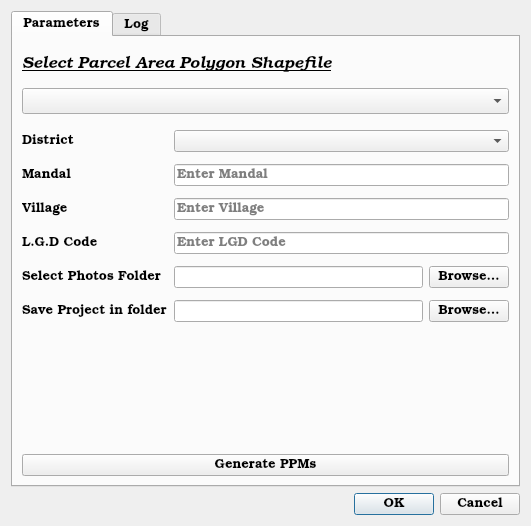
<?xml version="1.0" encoding="UTF-8"?>
<ui version="4.0">
 <class>SvamitvaPropertyCardGeneratorDialogBase</class>
 <widget class="QDialog" name="SvamitvaPropertyCardGeneratorDialogBase">
  <property name="geometry">
   <rect>
    <x>0</x>
    <y>0</y>
    <width>531</width>
    <height>526</height>
   </rect>
  </property>
  <property name="sizePolicy">
   <sizepolicy hsizetype="Expanding" vsizetype="Minimum">
    <horstretch>0</horstretch>
    <verstretch>0</verstretch>
   </sizepolicy>
  </property>
  <property name="font">
   <font>
    <family>Bookman Old Style</family>
    <pointsize>10</pointsize>
   </font>
  </property>
  <property name="windowTitle">
   <string>SVAMITVA_Property_Card_Generator</string>
  </property>
  <property name="autoFillBackground">
   <bool>true</bool>
  </property>
  <layout class="QVBoxLayout" name="verticalLayout_3">
   <item>
    <widget class="QTabWidget" name="tabWidget">
     <property name="currentIndex">
      <number>0</number>
     </property>
     <widget class="QWidget" name="Parameters">
      <property name="sizePolicy">
       <sizepolicy hsizetype="Expanding" vsizetype="Expanding">
        <horstretch>0</horstretch>
        <verstretch>0</verstretch>
       </sizepolicy>
      </property>
      <attribute name="title">
       <string>Parameters</string>
      </attribute>
      <layout class="QVBoxLayout" name="verticalLayout_4">
       <item>
        <layout class="QVBoxLayout" name="verticalLayout">
         <item>
          <widget class="QLabel" name="SelectParcelAreaPolygonShapefile">
           <property name="sizePolicy">
            <sizepolicy hsizetype="Minimum" vsizetype="Fixed">
             <horstretch>0</horstretch>
             <verstretch>0</verstretch>
            </sizepolicy>
           </property>
           <property name="font">
            <font>
             <family>Bookman Old Style</family>
             <pointsize>12</pointsize>
             <italic>true</italic>
             <underline>true</underline>
            </font>
           </property>
           <property name="autoFillBackground">
            <bool>false</bool>
           </property>
           <property name="frameShadow">
            <enum>QFrame::Plain</enum>
           </property>
           <property name="lineWidth">
            <number>1</number>
           </property>
           <property name="text">
            <string>Select Parcel Area Polygon Shapefile</string>
           </property>
           <property name="textFormat">
            <enum>Qt::PlainText</enum>
           </property>
           <property name="scaledContents">
            <bool>false</bool>
           </property>
           <property name="alignment">
            <set>Qt::AlignLeading|Qt::AlignLeft|Qt::AlignVCenter</set>
           </property>
           <property name="wordWrap">
            <bool>true</bool>
           </property>
          </widget>
         </item>
         <item>
          <widget class="QComboBox" name="parcelLayerComboBox">
           <property name="sizePolicy">
            <sizepolicy hsizetype="MinimumExpanding" vsizetype="Fixed">
             <horstretch>0</horstretch>
             <verstretch>0</verstretch>
            </sizepolicy>
           </property>
           <property name="font">
            <font>
             <family>Bookman Old Style</family>
             <pointsize>13</pointsize>
            </font>
           </property>
          </widget>
         </item>
         <item>
          <layout class="QGridLayout" name="gridLayout">
           <property name="verticalSpacing">
            <number>12</number>
           </property>
           <item row="1" column="0">
            <widget class="QLabel" name="District">
             <property name="text">
              <string>District</string>
             </property>
            </widget>
           </item>
           <item row="0" column="2">
            <spacer name="verticalSpacer">
             <property name="orientation">
              <enum>Qt::Vertical</enum>
             </property>
             <property name="sizeType">
              <enum>QSizePolicy::Fixed</enum>
             </property>
             <property name="sizeHint" stdset="0">
              <size>
               <width>10</width>
               <height>10</height>
              </size>
             </property>
            </spacer>
           </item>
           <item row="6" column="3">
            <widget class="QPushButton" name="browseButton">
             <property name="text">
              <string>Browse…</string>
             </property>
            </widget>
           </item>
           <item row="3" column="0">
            <widget class="QLabel" name="Village">
             <property name="text">
              <string>Village</string>
             </property>
            </widget>
           </item>
           <item row="6" column="0">
            <widget class="QLabel" name="PathToSave">
             <property name="text">
              <string>Save Project in folder</string>
             </property>
            </widget>
           </item>
           <item row="6" column="2">
            <widget class="QLineEdit" name="outputFolderLineEdit">
             <property name="readOnly">
              <bool>true</bool>
             </property>
             <property name="placeholderText">
              <string/>
             </property>
            </widget>
           </item>
           <item row="2" column="0">
            <widget class="QLabel" name="Mandal">
             <property name="text">
              <string>Mandal</string>
             </property>
            </widget>
           </item>
           <item row="4" column="0">
            <widget class="QLabel" name="LGDCode">
             <property name="text">
              <string>L.G.D Code</string>
             </property>
            </widget>
           </item>
           <item row="1" column="2" colspan="2">
            <widget class="QComboBox" name="districtComboBox">
             <property name="sizePolicy">
              <sizepolicy hsizetype="Expanding" vsizetype="Fixed">
               <horstretch>0</horstretch>
               <verstretch>0</verstretch>
              </sizepolicy>
             </property>
             <property name="contextMenuPolicy">
              <enum>Qt::DefaultContextMenu</enum>
             </property>
             <property name="acceptDrops">
              <bool>false</bool>
             </property>
             <property name="currentText">
              <string/>
             </property>
             <property name="currentIndex">
              <number>-1</number>
             </property>
             <property name="maxVisibleItems">
              <number>5</number>
             </property>
             <property name="maxCount">
              <number>26</number>
             </property>
             <property name="placeholderText">
              <string>Select District</string>
             </property>
             <property name="frame">
              <bool>true</bool>
             </property>
             <property name="modelColumn">
              <number>0</number>
             </property>
             <item>
              <property name="text">
               <string>Alluri Sitarama Raju</string>
              </property>
             </item>
             <item>
              <property name="text">
               <string>Anakapalli</string>
              </property>
             </item>
             <item>
              <property name="text">
               <string>Ananthapuramu</string>
              </property>
             </item>
             <item>
              <property name="text">
               <string>Annamayya</string>
              </property>
             </item>
             <item>
              <property name="text">
               <string>Bapatla</string>
              </property>
             </item>
             <item>
              <property name="text">
               <string>Chittoor</string>
              </property>
             </item>
             <item>
              <property name="text">
               <string>Dr. B.R. Ambedkar Konaseema</string>
              </property>
             </item>
             <item>
              <property name="text">
               <string>East Godavari</string>
              </property>
             </item>
             <item>
              <property name="text">
               <string>Eluru</string>
              </property>
             </item>
             <item>
              <property name="text">
               <string>Guntur</string>
              </property>
             </item>
             <item>
              <property name="text">
               <string>Kakinada</string>
              </property>
             </item>
             <item>
              <property name="text">
               <string>Krishna</string>
              </property>
             </item>
             <item>
              <property name="text">
               <string>Kurnool</string>
              </property>
             </item>
             <item>
              <property name="text">
               <string>Nandyal</string>
              </property>
             </item>
             <item>
              <property name="text">
               <string>NTR</string>
              </property>
             </item>
             <item>
              <property name="text">
               <string>Palnadu</string>
              </property>
             </item>
             <item>
              <property name="text">
               <string>Parvathipuram Manyam</string>
              </property>
             </item>
             <item>
              <property name="text">
               <string>Prakasam</string>
              </property>
             </item>
             <item>
              <property name="text">
               <string>Sri Potti Sriramulu Nellore</string>
              </property>
             </item>
             <item>
              <property name="text">
               <string>Sri Satya Sai</string>
              </property>
             </item>
             <item>
              <property name="text">
               <string>Srikakulam</string>
              </property>
             </item>
             <item>
              <property name="text">
               <string>Tirupati</string>
              </property>
             </item>
             <item>
              <property name="text">
               <string>Visakhapatnam</string>
              </property>
             </item>
             <item>
              <property name="text">
               <string>Vizianagaram</string>
              </property>
             </item>
             <item>
              <property name="text">
               <string>West Godavari</string>
              </property>
             </item>
             <item>
              <property name="text">
               <string>YSR Kadapa</string>
              </property>
             </item>
            </widget>
           </item>
           <item row="2" column="2" colspan="2">
            <widget class="QLineEdit" name="mandalLineEdit">
             <property name="placeholderText">
              <string>Enter Mandal</string>
             </property>
            </widget>
           </item>
           <item row="3" column="2" colspan="2">
            <widget class="QLineEdit" name="villageLineEdit">
             <property name="placeholderText">
              <string>Enter Village</string>
             </property>
            </widget>
           </item>
           <item row="4" column="2" colspan="2">
            <widget class="QLineEdit" name="lgdLineEdit">
             <property name="placeholderText">
              <string>Enter LGD Code</string>
             </property>
            </widget>
           </item>
           <item row="5" column="2">
            <widget class="QLineEdit" name="photosFolderLineEdit"/>
           </item>
           <item row="5" column="0">
            <widget class="QLabel" name="label">
             <property name="text">
              <string>Select Photos Folder</string>
             </property>
            </widget>
           </item>
           <item row="5" column="3">
            <widget class="QPushButton" name="photosBrowseButton">
             <property name="text">
              <string>Browse…</string>
             </property>
            </widget>
           </item>
          </layout>
         </item>
         <item alignment="Qt::AlignBottom">
          <widget class="QPushButton" name="generatePPMsButton">
           <property name="sizePolicy">
            <sizepolicy hsizetype="Expanding" vsizetype="Fixed">
             <horstretch>0</horstretch>
             <verstretch>0</verstretch>
            </sizepolicy>
           </property>
           <property name="autoFillBackground">
            <bool>true</bool>
           </property>
           <property name="text">
            <string>Generate PPMs</string>
           </property>
          </widget>
         </item>
        </layout>
       </item>
      </layout>
     </widget>
     <widget class="QWidget" name="Log">
      <property name="sizePolicy">
       <sizepolicy hsizetype="Expanding" vsizetype="Expanding">
        <horstretch>0</horstretch>
        <verstretch>0</verstretch>
       </sizepolicy>
      </property>
      <attribute name="title">
       <string>Log</string>
      </attribute>
      <layout class="QVBoxLayout" name="verticalLayout_5">
       <item>
        <layout class="QVBoxLayout" name="verticalLayout_2">
         <item>
          <widget class="QTextEdit" name="logTextEdit">
           <property name="autoFillBackground">
            <bool>true</bool>
           </property>
           <property name="frameShadow">
            <enum>QFrame::Sunken</enum>
           </property>
           <property name="autoFormatting">
            <set>QTextEdit::AutoNone</set>
           </property>
           <property name="readOnly">
            <bool>true</bool>
           </property>
          </widget>
         </item>
         <item>
          <widget class="QProgressBar" name="progressBar">
           <property name="sizePolicy">
            <sizepolicy hsizetype="Expanding" vsizetype="Preferred">
             <horstretch>0</horstretch>
             <verstretch>0</verstretch>
            </sizepolicy>
           </property>
           <property name="value">
            <number>0</number>
           </property>
           <property name="alignment">
            <set>Qt::AlignBottom|Qt::AlignHCenter</set>
           </property>
          </widget>
         </item>
        </layout>
       </item>
      </layout>
     </widget>
    </widget>
   </item>
   <item>
    <widget class="QDialogButtonBox" name="button_box">
     <property name="orientation">
      <enum>Qt::Horizontal</enum>
     </property>
     <property name="standardButtons">
      <set>QDialogButtonBox::Cancel|QDialogButtonBox::Ok</set>
     </property>
    </widget>
   </item>
  </layout>
 </widget>
 <resources/>
 <connections>
  <connection>
   <sender>button_box</sender>
   <signal>accepted()</signal>
   <receiver>SvamitvaPropertyCardGeneratorDialogBase</receiver>
   <slot>accept()</slot>
   <hints>
    <hint type="sourcelabel">
     <x>20</x>
     <y>20</y>
    </hint>
    <hint type="destinationlabel">
     <x>20</x>
     <y>20</y>
    </hint>
   </hints>
  </connection>
  <connection>
   <sender>button_box</sender>
   <signal>rejected()</signal>
   <receiver>SvamitvaPropertyCardGeneratorDialogBase</receiver>
   <slot>reject()</slot>
   <hints>
    <hint type="sourcelabel">
     <x>20</x>
     <y>20</y>
    </hint>
    <hint type="destinationlabel">
     <x>20</x>
     <y>20</y>
    </hint>
   </hints>
  </connection>
 </connections>
</ui>
